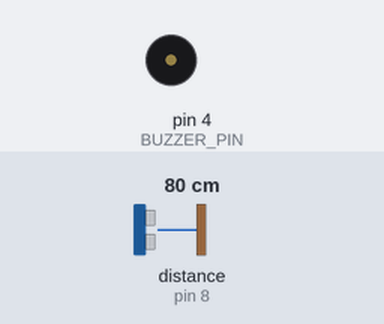
A sketch run on a simulated Arduino Uno, built with avr-gcc and run on an emulated ATmega328P. Shown: buzzer (waves = sounding, pin HIGH). Wiring (inferred from the names in the program): ultrasonic range finder: trigger pin 7; echo pin 8. The test bench sets the inputs (shaded band); at power-on: distance to the obstacle (sensor on pin 8) 80 cm. The echo pulse lasts 58.3 µs per cm; pins used as bus, display or sensor lines are not drawn.

Above: at 1.2 s.
1.3 s: distance to the obstacle (sensor on pin 8) set to 13 cm
2.8 s: distance to the obstacle (sensor on pin 8) set to 10 cm
At 3.01 s:
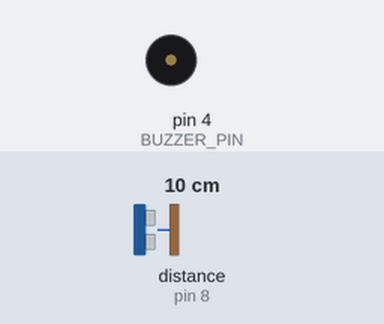
5.8 s: distance to the obstacle (sensor on pin 8) set to 18 cm
At 5.8 s:
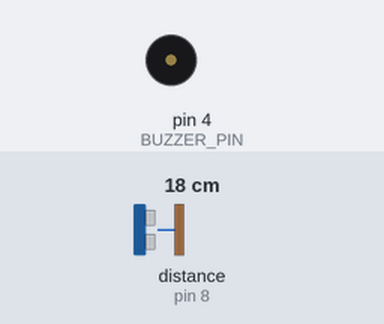
Timing chart, 0 to 8.8 s (numbered marks = the images above; inputs shaded):
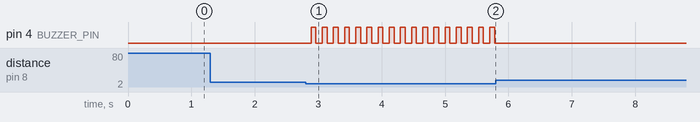

Measured:
- the behaviour switches between 12 and 11 cm on distance to the obstacle (sensor on pin 8) (found by bisection; images 0 and 1)
- after the input at 1.3 s, every drawn part: stays the same
- after the input at 2.8 s, pin 4 (BUZZER_PIN): alternates HIGH for 0.08 s and LOW for 0.10 s, starting after 0.09 s
- after the input at 5.8 s, pin 4 (BUZZER_PIN): stops changing and stays LOW

The sketch:

ProxiPulseVest.ino
```cpp
// Definición de los pines utilizados en el Arduino
#define TRIGGER_PIN  7  // Pin usado para enviar el pulso al sensor ultrasonido
#define ECHO_PIN     8  // Pin para recibir el eco del pulso ultrasonido
#define BUZZER_PIN   4  // Pin conectado al buzzer para emitir sonidos

// Configuración inicial para el sensor de ultrasonido
const int DISTANCIA_MAXIMA = 10; // Distancia máxima (en centímetros) en la que el buzzer reaccionará
const int TRIGGER_HIGH_MICROS = 10; // Tiempo que el pulso estará en alto (en microsegundos)
const int TRIGGER_LOW_MICROS = 2; // Tiempo de espera antes de emitir el pulso (en microsegundos)
const int BUZZER_DELAY = 100; // Intervalo entre mediciones (en milisegundos) para evitar saturación de sonidos
const double VELOCIDAD_SONIDO_CM_MICROS = 0.034; // Velocidad del sonido en cm por microsegundo

long duracion, distancia; // Variables para almacenar la duración del eco y la distancia calculada

// Configuración inicial de los pines
void setup() {
  pinMode(TRIGGER_PIN, OUTPUT); // Configura el pin del trigger como salida
  pinMode(ECHO_PIN, INPUT); // Configura el pin del eco como entrada
  pinMode(BUZZER_PIN, OUTPUT); // Configura el pin del buzzer como salida
}

// Bucle principal del programa
void loop() {
  distancia = medirDistancia(); // Llama a la función para medir la distancia
  if (distancia <= DISTANCIA_MAXIMA) { // Verifica si la distancia es menor o igual a la máxima establecida
    activarBuzzer(distancia); // Activa el buzzer basado en la distancia medida
  }
  delay(BUZZER_DELAY); // Espera un poco antes de hacer la próxima medición
}

// Función para medir la distancia utilizando el sensor de ultrasonido
long medirDistancia() {
  enviarPulso(); // Envía un pulso al sensor
  duracion = pulseIn(ECHO_PIN, HIGH); // Mide la duración del eco recibido
  return calcularDistancia(duracion); // Calcula y devuelve la distancia basada en la duración del eco
}

// Función para enviar un pulso ultrasonido
void enviarPulso() {
  digitalWrite(TRIGGER_PIN, LOW); // Asegura que el pulso comienza en bajo
  delayMicroseconds(TRIGGER_LOW_MICROS); // Espera un corto tiempo
  digitalWrite(TRIGGER_PIN, HIGH); // Envía un pulso alto
  delayMicroseconds(TRIGGER_HIGH_MICROS); // Mantiene el pulso alto por un breve momento
  digitalWrite(TRIGGER_PIN, LOW); // Vuelve el pin a bajo
}

// Función para calcular la distancia basada en la duración del eco
long calcularDistancia(long duracion) {
  // Calcula la distancia usando la fórmula de la velocidad del sonido
  // La duración se divide entre 2 porque el sonido viaja de ida y vuelta
  return duracion * VELOCIDAD_SONIDO_CM_MICROS / 2;
}

// Función para activar el buzzer basada en la distancia medida
void activarBuzzer(long distancia) {
  // Mapea la distancia a un valor de duración del sonido del buzzer
  long duracion_sonido = map(distancia, 0, DISTANCIA_MAXIMA, 300, 50);
  digitalWrite(BUZZER_PIN, HIGH); // Activa el buzzer
  delay(duracion_sonido); // Duración del sonido basada en la distancia
  digitalWrite(BUZZER_PIN, LOW); // Apaga el buzzer
}
```
